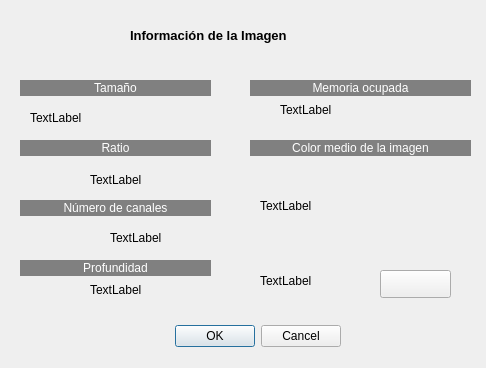
<?xml version="1.0" encoding="UTF-8"?>
<ui version="4.0">
 <class>ver_informacion</class>
 <widget class="QDialog" name="ver_informacion">
  <property name="geometry">
   <rect>
    <x>0</x>
    <y>0</y>
    <width>486</width>
    <height>368</height>
   </rect>
  </property>
  <property name="windowTitle">
   <string>Información</string>
  </property>
  <widget class="QDialogButtonBox" name="buttonBox">
   <property name="geometry">
    <rect>
     <x>110</x>
     <y>320</y>
     <width>231</width>
     <height>32</height>
    </rect>
   </property>
   <property name="orientation">
    <enum>Qt::Horizontal</enum>
   </property>
   <property name="standardButtons">
    <set>QDialogButtonBox::Cancel|QDialogButtonBox::Ok</set>
   </property>
  </widget>
  <widget class="QLabel" name="label">
   <property name="geometry">
    <rect>
     <x>20</x>
     <y>80</y>
     <width>191</width>
     <height>16</height>
    </rect>
   </property>
   <property name="styleSheet">
    <string notr="true">background-color: rgb(128, 128, 128);
color: rgb(255, 255, 255);</string>
   </property>
   <property name="text">
    <string>Tamaño</string>
   </property>
   <property name="alignment">
    <set>Qt::AlignCenter</set>
   </property>
  </widget>
  <widget class="QLabel" name="label_2">
   <property name="geometry">
    <rect>
     <x>20</x>
     <y>140</y>
     <width>191</width>
     <height>16</height>
    </rect>
   </property>
   <property name="styleSheet">
    <string notr="true">background-color: rgb(128, 128, 128);
color: rgb(255, 255, 255);</string>
   </property>
   <property name="text">
    <string>Ratio</string>
   </property>
   <property name="alignment">
    <set>Qt::AlignCenter</set>
   </property>
  </widget>
  <widget class="QLabel" name="label_3">
   <property name="geometry">
    <rect>
     <x>20</x>
     <y>200</y>
     <width>191</width>
     <height>16</height>
    </rect>
   </property>
   <property name="styleSheet">
    <string notr="true">background-color: rgb(128, 128, 128);
color: rgb(255, 255, 255);</string>
   </property>
   <property name="text">
    <string>Número de canales</string>
   </property>
   <property name="alignment">
    <set>Qt::AlignCenter</set>
   </property>
  </widget>
  <widget class="QLabel" name="label_4">
   <property name="geometry">
    <rect>
     <x>20</x>
     <y>260</y>
     <width>191</width>
     <height>16</height>
    </rect>
   </property>
   <property name="styleSheet">
    <string notr="true">background-color: rgb(128, 128, 128);
color: rgb(255, 255, 255);</string>
   </property>
   <property name="text">
    <string>Profundidad</string>
   </property>
   <property name="alignment">
    <set>Qt::AlignCenter</set>
   </property>
  </widget>
  <widget class="QLabel" name="label_5">
   <property name="geometry">
    <rect>
     <x>130</x>
     <y>20</y>
     <width>231</width>
     <height>31</height>
    </rect>
   </property>
   <property name="font">
    <font>
     <pointsize>10</pointsize>
     <weight>75</weight>
     <bold>true</bold>
    </font>
   </property>
   <property name="text">
    <string>Información de la Imagen</string>
   </property>
  </widget>
  <widget class="QLabel" name="label_6">
   <property name="geometry">
    <rect>
     <x>250</x>
     <y>80</y>
     <width>221</width>
     <height>16</height>
    </rect>
   </property>
   <property name="styleSheet">
    <string notr="true">background-color: rgb(128, 128, 128);
color: rgb(255, 255, 255);</string>
   </property>
   <property name="text">
    <string>Memoria ocupada</string>
   </property>
   <property name="alignment">
    <set>Qt::AlignCenter</set>
   </property>
  </widget>
  <widget class="QLabel" name="label_7">
   <property name="geometry">
    <rect>
     <x>250</x>
     <y>140</y>
     <width>221</width>
     <height>16</height>
    </rect>
   </property>
   <property name="styleSheet">
    <string notr="true">background-color: rgb(128, 128, 128);
color: rgb(255, 255, 255);</string>
   </property>
   <property name="text">
    <string>Color medio de la imagen</string>
   </property>
   <property name="alignment">
    <set>Qt::AlignCenter</set>
   </property>
  </widget>
  <widget class="QPushButton" name="colorRGB">
   <property name="geometry">
    <rect>
     <x>380</x>
     <y>270</y>
     <width>71</width>
     <height>28</height>
    </rect>
   </property>
   <property name="text">
    <string/>
   </property>
  </widget>
  <widget class="QLabel" name="tamanio">
   <property name="geometry">
    <rect>
     <x>30</x>
     <y>110</y>
     <width>181</width>
     <height>16</height>
    </rect>
   </property>
   <property name="text">
    <string>TextLabel</string>
   </property>
  </widget>
  <widget class="QLabel" name="ratio">
   <property name="geometry">
    <rect>
     <x>90</x>
     <y>170</y>
     <width>91</width>
     <height>20</height>
    </rect>
   </property>
   <property name="text">
    <string>TextLabel</string>
   </property>
  </widget>
  <widget class="QLabel" name="profundidad">
   <property name="geometry">
    <rect>
     <x>90</x>
     <y>280</y>
     <width>101</width>
     <height>20</height>
    </rect>
   </property>
   <property name="text">
    <string>TextLabel</string>
   </property>
  </widget>
  <widget class="QLabel" name="canales">
   <property name="geometry">
    <rect>
     <x>110</x>
     <y>230</y>
     <width>55</width>
     <height>16</height>
    </rect>
   </property>
   <property name="text">
    <string>TextLabel</string>
   </property>
  </widget>
  <widget class="QLabel" name="mem">
   <property name="geometry">
    <rect>
     <x>280</x>
     <y>100</y>
     <width>171</width>
     <height>20</height>
    </rect>
   </property>
   <property name="text">
    <string>TextLabel</string>
   </property>
  </widget>
  <widget class="QLabel" name="rgbcolor">
   <property name="geometry">
    <rect>
     <x>260</x>
     <y>260</y>
     <width>131</width>
     <height>41</height>
    </rect>
   </property>
   <property name="text">
    <string>TextLabel</string>
   </property>
   <property name="wordWrap">
    <bool>true</bool>
   </property>
  </widget>
  <widget class="QLabel" name="colormedio">
   <property name="geometry">
    <rect>
     <x>260</x>
     <y>170</y>
     <width>411</width>
     <height>71</height>
    </rect>
   </property>
   <property name="text">
    <string>TextLabel</string>
   </property>
   <property name="wordWrap">
    <bool>true</bool>
   </property>
  </widget>
 </widget>
 <resources/>
 <connections>
  <connection>
   <sender>buttonBox</sender>
   <signal>accepted()</signal>
   <receiver>ver_informacion</receiver>
   <slot>accept()</slot>
   <hints>
    <hint type="sourcelabel">
     <x>248</x>
     <y>254</y>
    </hint>
    <hint type="destinationlabel">
     <x>157</x>
     <y>274</y>
    </hint>
   </hints>
  </connection>
  <connection>
   <sender>buttonBox</sender>
   <signal>rejected()</signal>
   <receiver>ver_informacion</receiver>
   <slot>reject()</slot>
   <hints>
    <hint type="sourcelabel">
     <x>316</x>
     <y>260</y>
    </hint>
    <hint type="destinationlabel">
     <x>286</x>
     <y>274</y>
    </hint>
   </hints>
  </connection>
 </connections>
</ui>
